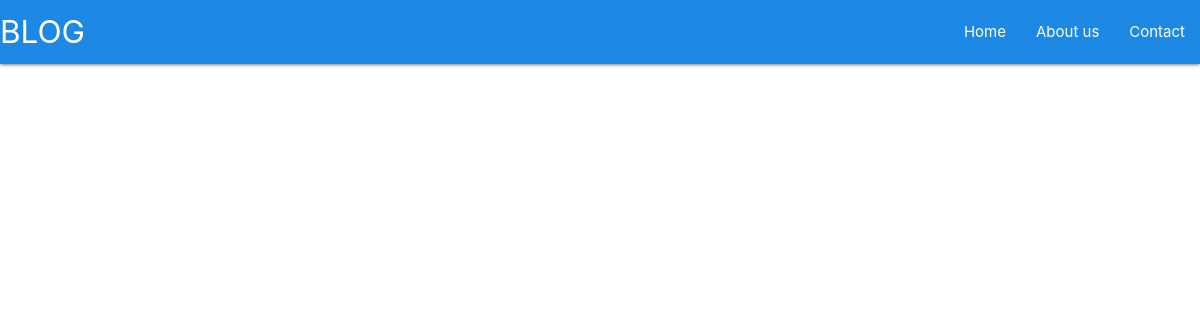
Before: / with the older database file.
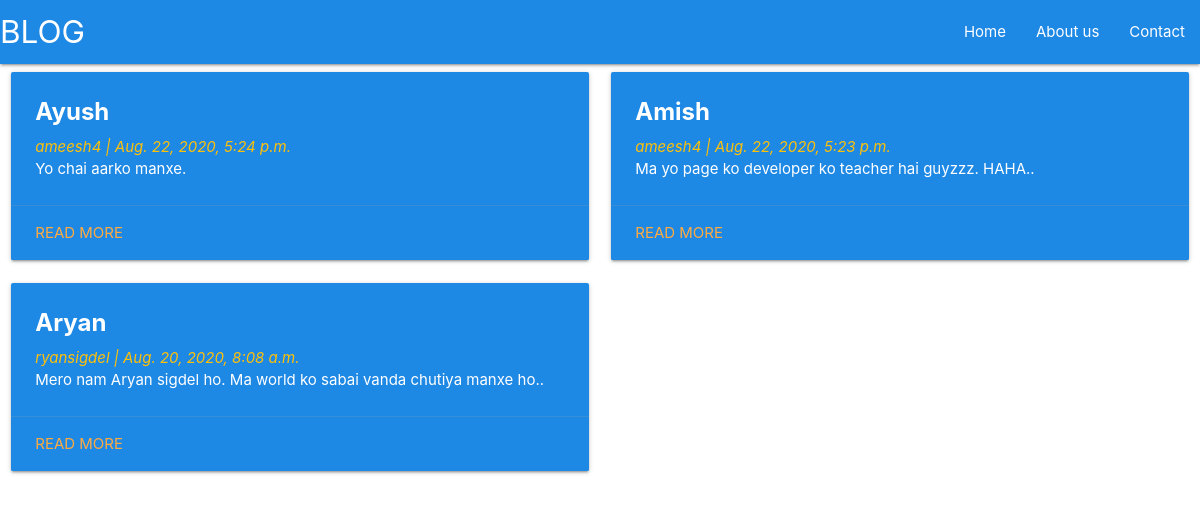
After: the same page with the newer database file.
### post/models.py (models this page shows, shortened)
class Post(models.Model):
    title = models.CharField(max_length=100, unique=True)
    slug = models.SlugField(max_length=100, unique=True)
    author = models.ForeignKey(User, on_delete=models.CASCADE, related_name='blog_posts')
    updated_on = models.DateTimeField(auto_now = True)
    content = models.TextField()
    created_on = models.DateTimeField(auto_now_add = True)
    status = models.IntegerField(choices = STATUS, default=1)
    class Meta:
        ordering = ['-created_on']

### post/views.py (the view)
# urls.py: path('', views.PostList.as_view(), name='home'),
class PostList(generic.ListView):
    queryset = Post.objects.filter(status=0).order_by('-created_on')
    template_name = 'index.html'

### post/templates/index.html
{% extends 'main.html' %}
{% block content %}
<div class="row">
  {% for post in post_list %}
    <div class="col s12 m6">
      <div class="card blue darken-1">
        <div class="card-content white-text">
          <span class="card-title" style="font-weight: bold;">{{ post.title }}</span>
          <i class="amber-text"> {{ post.author }} | {{ post.created_on }} </i>
          <p>{{ post.content|slice:":200"}}.</p>
        </div>
        <div class="card-action">
          <a href="{% url 'post_detail' post.slug %}">Read More</a>
        </div>
      </div>
    </div>
    {% endfor %}
  </div>
{% endblock content %}

### post/templates/main.html (shortened to what this page needs)
<!DOCTYPE html>
<html lang="en">
<head>
    <link rel="stylesheet" href="https://cdnjs.cloudflare.com/ajax/libs/materialize/1.0.0/css/materialize.min.css">
</head>
<body>
    <nav>
        <div class="nav-wrapper blue darken-1">
          <a href="#!" class="brand-logo">BLOG</a>
          <ul class="right hide-on-med-and-down">
            <li><a href="/">Home</a></li>
            <li><a href="collapsible.html">About us</a></li>
            <li><a href="mobile.html">Contact</a></li>
          </ul>
        </div>
      </nav>
      {% block content %}
      {% endblock content %}
</body>
</html>

Changed rows visible on the page:
added Post: title "Ayush", author "ameesh4", created_on "Aug. 22, 2020, 5:24 p.m.", content "Yo chai aarko manxe"
added Post: title "Amish", author "ameesh4", created_on "Aug. 22, 2020, 5:23 p.m.", content "Ma yo page ko developer ko teacher hai guyzzz. HAHA."
now on this page (row edited): Post: title "Aryan", author "ryansigdel", created_on "Aug. 20, 2020, 8:08 a.m.", content "Mero nam Aryan sigdel ho. Ma world ko sabai vanda chutiya manxe ho."
